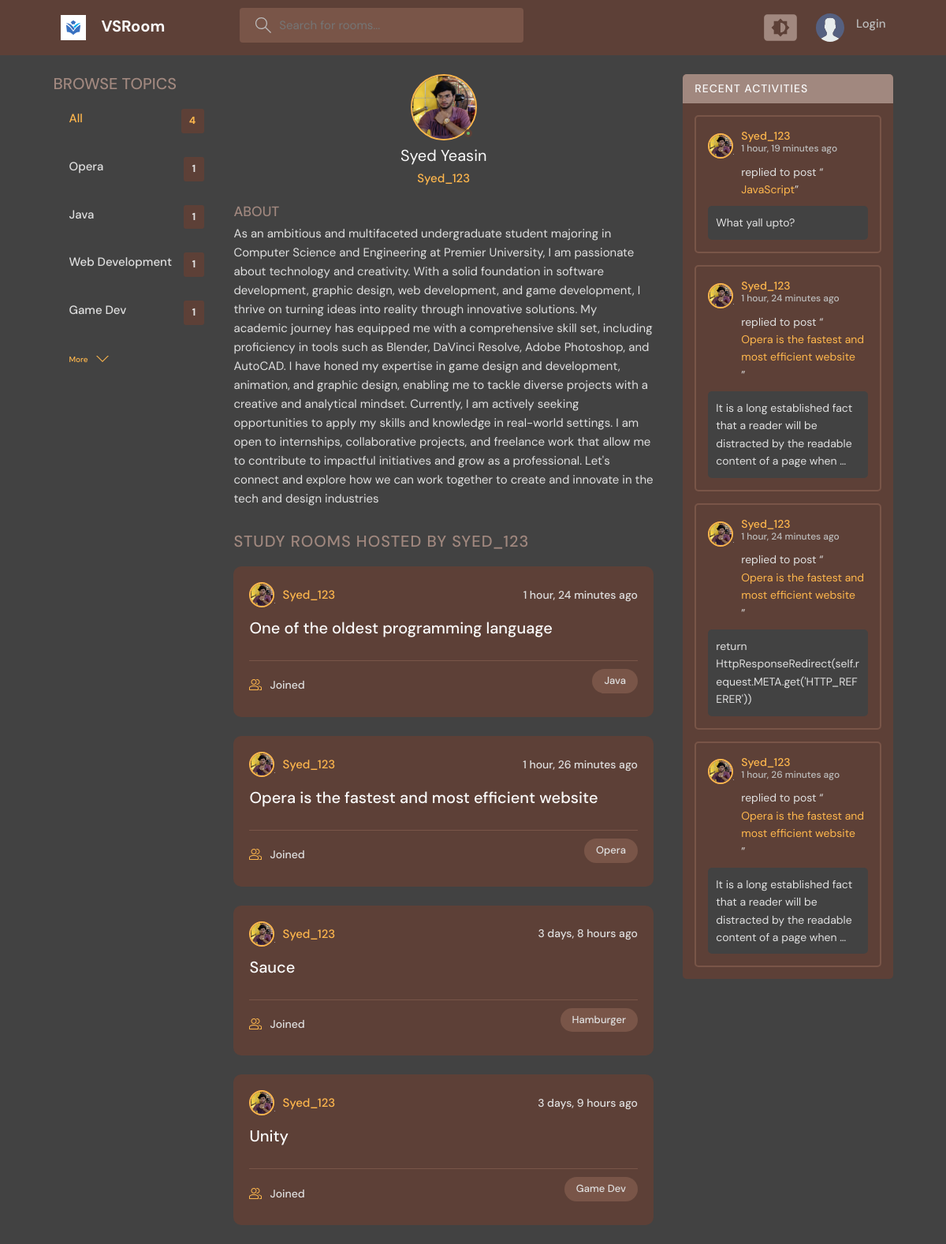
Page /profile/1/ on the committed database.
### base/models.py (models this page shows, shortened)
class Topic(models.Model):
    name = models.CharField(max_length=200)

class User(AbstractUser):
    name = models.CharField(max_length=200, null=True)
    email = models.EmailField(unique=True ,null=True)
    bio = models.TextField(null=True)
    avatar = models.ImageField(null=True, default="avatar.svg")
    USERNAME_FIELD = 'email'
    REQUIRED_FIELDS = []

class Room(models.Model):
    host = models.ForeignKey(User, on_delete=models.SET_NULL, null=True)
    topic = models.ForeignKey(Topic, on_delete=models.SET_NULL, null=True)
    name = models.CharField(max_length=200)
    description = models.TextField(null=True, blank=True)
    participants = models.ManyToManyField(User, related_name='participants', blank=True)
    updated = models.DateTimeField(auto_now=True)
    created = models.DateTimeField(auto_now_add=True)
    class Meta:
        ordering = ['-updated', '-created']
    def __str__(self):
        return str(self.name)

class Message(models.Model):
    user = models.ForeignKey(User, on_delete=models.CASCADE)
    room = models.ForeignKey(Room, on_delete=models.CASCADE)
    body = models.TextField()
    updated = models.DateTimeField(auto_now=True)
    created = models.DateTimeField(auto_now_add=True)
    class Meta:
        ordering = ['-updated', '-created']

### base/views.py (the view)
# urls.py: path('profile/<str:pk>/', views.userProfile, name='user-profile'),
def userProfile(request, pk):
    user = User.objects.get(id=pk)
    rooms = user.room_set.all()
    messages = user.message_set.all()
    topics = Topic.objects.all()[:4]
    return render(request, 'base/profile.html', {'user' : user, 'rooms' : rooms, 'messages' : messages, 'topics' : topics})

### base/templates/base/profile.html (shortened to what this page needs)
{% extends 'base/main.html' %}
{% block text %}
<main class="profile-page layout layout--3">
  <div class="container">
    {% include 'base/topic_component.html' %}
    <div class="roomList">
      <div class="profile">
        <div class="profile__avatar">
          <div class="avatar avatar--large active">
            <img src="{{ user.avatar.url|default:'/static/Images/avatar.svg' }}" />
          </div>
        </div>
        <div class="profile__info">
          <h3>{{user.name}}</h3>
          <p>{{user.username}}</p>
        </div>
        <div class="profile__about">
          <h3>About</h3>
          <p>
            {{user.bio}}
          </p>
        </div>
      </div>
      <div class="roomList__header">
        <div>
          <h2>Study Rooms Hosted by {{user.username}}
          </h2>
        </div>
      </div>
      {% include 'base/room_component.html' %}
    </div>
    {% include 'base/activity_component.html' %}
  </div>
</main>
{% endblock text %}

### base/templates/base/topic_component.html
<div class="topics">
    <div class="topics__header">
        <h2>Browse Topics</h2>
    </div>
    <ul class="topics__list">
        <li>
            <a href="{% url 'home' %}" class="active">All <span>{{topics.count}}</span></a>
        </li>
        {% for topic in topics %}
        <li>
            <a href="{% url 'home' %}?q={{topic.name}}">{{topic.name}}<span>{{topic.room_set.all.count}}</span></a>
        </li>
        {% endfor %}
        <a class="btn btn--link" href="{% url 'topics' %}">
            More
            <svg version="1.1" xmlns="http://www.w3.org/2000/svg" width="32" height="32" viewBox="0 0 32 32">
                <title>chevron-down</title>
                <path d="M16 21l-13-13h-3l16 16 16-16h-3l-13 13z"></path>
            </svg>
        </a>
    </ul>
</div>

### base/templates/base/room_component.html (shortened to what this page needs)
{% for room in rooms %}
<div class="roomListRoom">
    <div class="roomListRoom__header">
      <a href="{% url 'user-profile' room.host.id %}" class="roomListRoom__author">
        <div class="avatar avatar--small">
          <img src="{{room.host.avatar.url}}" />
        </div>
        <span>{{room.host.username}}</span>
      </a>
      <div class="roomListRoom__actions">
        <span>{{room.created | timesince}} ago</span>
      </div>
    </div>
    <div class="roomListRoom__content">
      <a href="{% url 'room' room.id %}">{{room.name}}</a>
    </div>
    <div class="roomListRoom__meta">
      <a href="{% url 'room' room.id %}" class="roomListRoom__joined">
        {{room.participant.all.count}} Joined
      </a>
      <p class="roomListRoom__topic">{{room.topic.name}}</p>
    </div>
  </div>
{% endfor %}

### base/templates/base/activity_component.html (shortened to what this page needs)
<div class="activities">
    <div class="activities__header">
      <h2>Recent Activities</h2>
    </div>
    {% for message in messages %}
    <div class="activities__box">
      <div class="activities__boxHeader roomListRoom__header">
        <a href="{% url 'user-profile' message.user.id %}" class="roomListRoom__author">
          <div class="avatar avatar--small">
            <img src="{{message.user.avatar.url}}" />
          </div>
          <p>
            {{message.user.username}}
            <span>{{message.created | timesince}} ago </span>
          </p>
        </a>
      </div>
      <div class="activities__boxContent">
        <p>replied to post “<a href="{% url 'room' message.room.id %}">{{message.room}}</a>”</p>
        <div class="activities__boxRoomContent">
            {{message.body| truncatewords:20}}
        </div>
      </div>
    </div>
    {% endfor %}
  </div>

### rows in the picture
Topic: name "Opera", room_set.all.count "1"
Topic: name "Java", room_set.all.count "1"
Topic: name "Web Development", room_set.all.count "1"
Topic: name "Game Dev", room_set.all.count "1"
User: avatar (picture), name "Syed Yeasin", username "Syed_123", bio "As an ambitious and multifaceted undergraduate student majoring in Computer Science and Engineering at Premier University, I am passionate about technology and creativity. With a solid foundation in software development, graphic design, web development, and game development, I thrive on turning ideas into reality through innovative solutions. My academic journey has equipped me with a comprehensive skill set, including proficiency in tools such as Blender, DaVinci Resolve, Adobe Photoshop, and AutoCAD. I have honed my expertise in game design and development, animation, and graphic design, enabling me to tackle diverse projects with a creative and analytical mindset. Currently, I am…", username "SYED_123"
Room: host.avatar (picture), host.username "Syed_123", created "1 hour, 24 minutes", name "One of the oldest programming language", topic.name "Java"
Room: host.avatar (picture), host.username "Syed_123", created "1 hour, 26 minutes", name "Opera is the fastest and most efficient website", topic.name "Opera"
Room: host.avatar (picture), host.username "Syed_123", created "3 days, 8 hours", name "Sauce", topic.name "Hamburger"
Room: host.avatar (picture), host.username "Syed_123", created "3 days, 9 hours", name "Unity", topic.name "Game Dev"
Message: user.avatar (picture), user.username "Syed_123", created "1 hour, 19 minutes", room "JavaScript", body "What yall upto?"
Message: user.avatar (picture), user.username "Syed_123", created "1 hour, 24 minutes", room "Opera is the fastest and most efficient website", body "It is a long established fact that a reader will be distracted by the readable content of a page when …"
Message: user.avatar (picture), user.username "Syed_123", created "1 hour, 24 minutes", room "Opera is the fastest and most efficient website", body "return HttpResponseRedirect(self.request.META.get('HTTP_REFERER'))"
Message: user.avatar (picture), user.username "Syed_123", created "1 hour, 26 minutes", room "Opera is the fastest and most efficient website", body "It is a long established fact that a reader will be distracted by the readable content of a page when …"

### other values in the picture
{{ topics.count }} "4"
